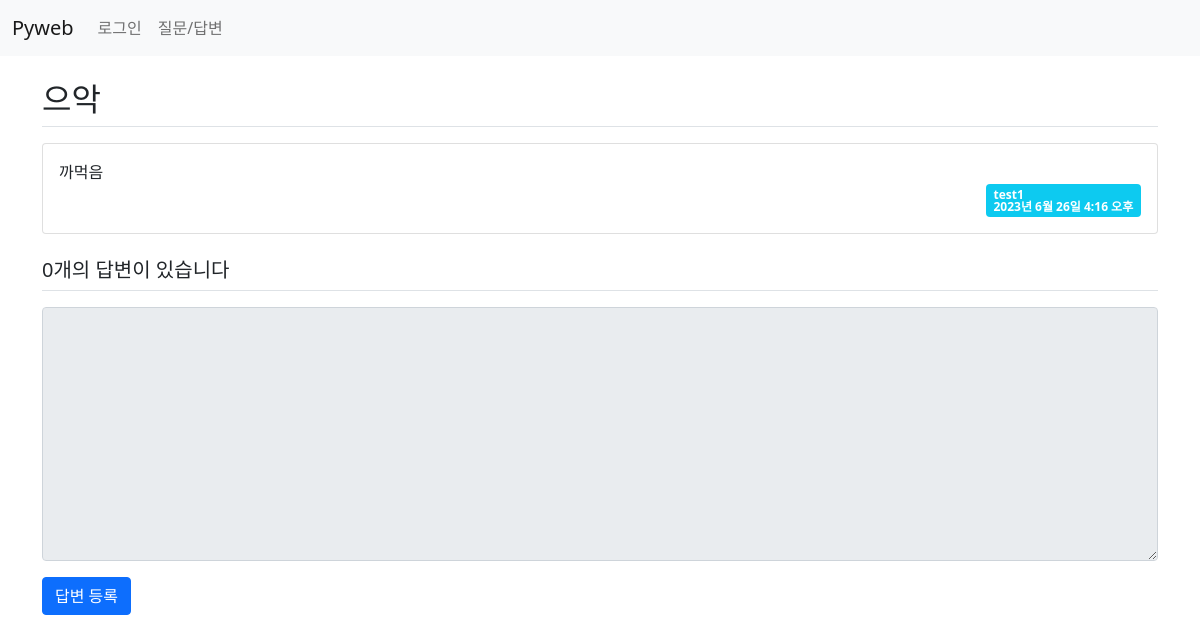
The app's page /board/18/, older data.
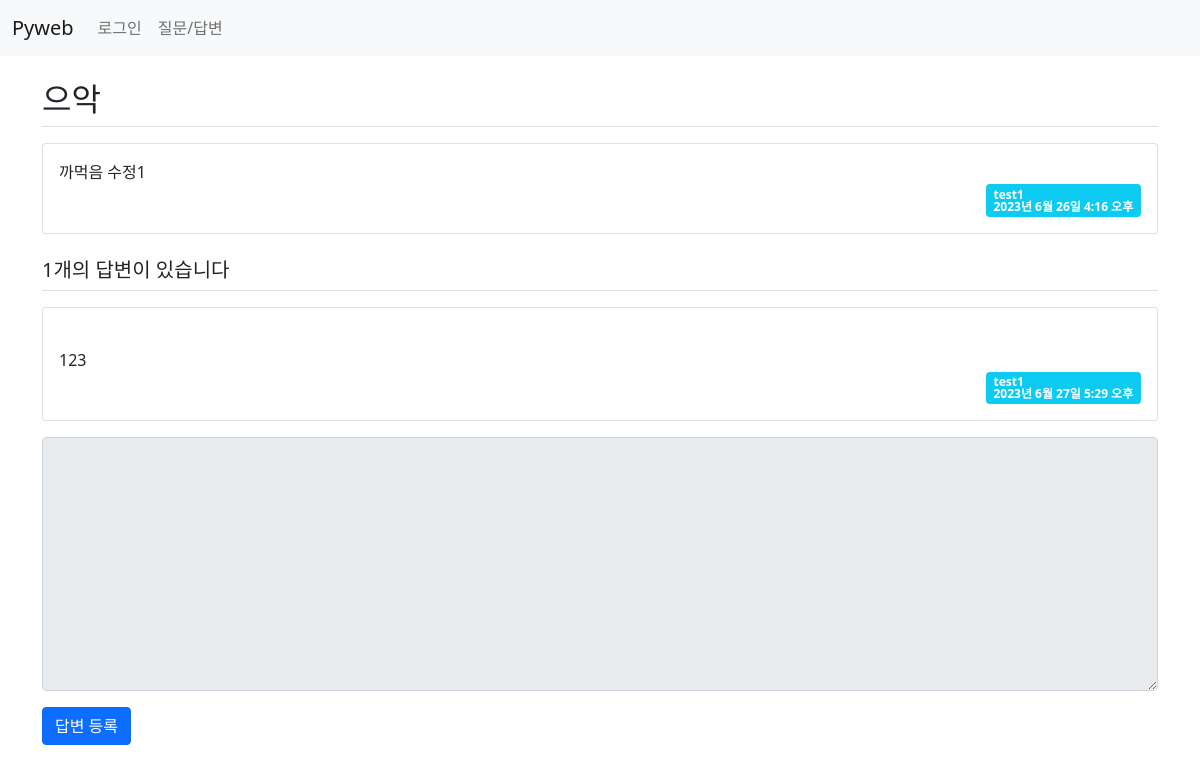
The same page, newer data.
### board/models.py (models this page shows, shortened)
class Question(models.Model):
    author = models.ForeignKey(User, on_delete=models.CASCADE)  #글쓴이
    subject = models.CharField(max_length=200)  #제목
    content = models.TextField()                #질문 내용
    create_date = models.DateTimeField()        #등록일
    modify_date = models.DateTimeField(null=True, blank=True)   #null 허용

class Answer(models.Model):
    author = models.ForeignKey(User, on_delete=models.CASCADE)  #글쓴이
    content = models.TextField()    #답변 내용
    create_date = models.DateTimeField()    #등록일
    modify_date = models.DateTimeField(null=True, blank=True)   #null 허용
    question = models.ForeignKey(Question, on_delete=models.CASCADE)    #외래키

### board/views.py (the view)
# urls.py: path('<int:question_id>/', views.detail, name='detail'),
def detail(request, question_id):
    question = get_object_or_404(Question, pk=question_id)
    context = {'question': question}
    return render(request, 'board/detail.html', context)

### templates/board/detail.html (shortened to what this page needs)
{% extends 'base.html' %}
{% block content %}
<div class="container my-3">
    <section id="detail">
    <h2 class="border-bottom py-2">{{ question.subject }}</h2>
    <div class="card my-3">
        <div class="card-body">
            <div class="card-text">
            {{ question.content }}
            </div>
            <div class="d-flex justify-content-end">
                <div class="badge bg-info text-start">
                    <div>{{ question.author }}</div>
                    <div>{{ question.create_date }}</div>
                </div>
            </div>
        </div>
    </div>
    <h5 class="border-bottom my-3 py-2">{{ question.answer_set.count }}개의 답변이 있습니다</h5>
    <div>
        {% for answer in question.answer_set.all %}
            <div class="card my-3">
                <div class="card-body">
                    <div class="card-text" style="white-space: pre-line">
                    {{ answer.content }}
                    </div>
                    <div class="d-flex justify-content-end">
                        <div class="badge bg-info text-start">
                            <div>{{ answer.author }}</div>
                            <div>{{ answer.create_date }}</div>
                        </div>
                    </div>
                </div>
            </div>
        {% endfor %}
    </div>
    <form action="{% url 'board:answer_create' question.id %}" method="post">
        <div class="form-group">
            <textarea name="content" rows="10" cols="50" class="form-control mb-3"
                {% if not user.is_authenticated %}disabled{% endif %}></textarea>
        </div>
        <button type="submit" class="btn btn-primary">답변 등록</button>
    </form>
    </section>
</div>
{% endblock %}

### templates/base.html (shortened to what this page needs)
<!DOCTYPE html>
<html lang="ko">
{% load static %}
<head>
    <link rel="stylesheet" href="{% static 'board/css/bootstrap.css' %}">
    <link rel="stylesheet" href="{% static 'board/css/style.css' %}">
</head>
<body>
{% include 'navbar.html' %}
{% block content %}
{% endblock %}
</body>
</html>

### templates/navbar.html (shortened to what this page needs)
<nav class="navbar navbar-expand-lg navbar-light bg-light">
  <div class="container-fluid">
    <a class="navbar-brand" href="/">Pyweb</a>
    <div class="collapse navbar-collapse" id="navbarSupportedContent">
      <ul class="navbar-nav me-auto mb-2 mb-lg-0">
        <li class="nav-item">
          {% if user.is_authenticated %}
            <a class="nav-link" href="{% url 'common:logout' %}">
              {{ user.username }}(로그아웃)
            </a>
          {% else %}
            <a class="nav-link" href="{% url 'common:login' %}">로그인</a>
          {% endif %}
        </li>
        <li class="nav-item">
          <a class="nav-link" href="{% url 'board:question_list' %}">질문/답변</a>
        </li>
      </ul>
    </div>
  </div>
</nav>

### static/board/css/style.css (style rules this page uses)
a { text-decoration: none; }

Row changes from the older to the newer data that the page shows:
changed Question "으악": content "까먹음" → "까먹음 수정1"; answer_set.count "0" → "1"
added Answer: content "123", author "test1", create_date "2023년 6월 27일 5:29 오후"
